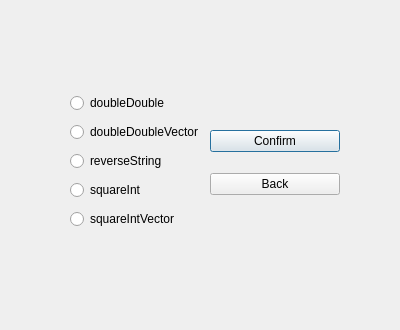
<?xml version="1.0" encoding="UTF-8"?>
<ui version="4.0">
 <class>GenericFunctionDialog</class>
 <widget class="QDialog" name="GenericFunctionDialog">
  <property name="geometry">
   <rect>
    <x>0</x>
    <y>0</y>
    <width>400</width>
    <height>330</height>
   </rect>
  </property>
  <property name="windowTitle">
   <string>Function Selection</string>
  </property>
  <widget class="QWidget" name="">
   <property name="geometry">
    <rect>
     <x>70</x>
     <y>90</y>
     <width>270</width>
     <height>145</height>
    </rect>
   </property>
   <layout class="QHBoxLayout" name="horizontalLayout_2">
    <item>
     <layout class="QHBoxLayout" name="horizontalLayout">
      <item>
       <layout class="QVBoxLayout" name="verticalLayout">
        <item>
         <widget class="QRadioButton" name="doubleDoubleButton">
          <property name="text">
           <string>doubleDouble</string>
          </property>
         </widget>
        </item>
        <item>
         <widget class="QRadioButton" name="doubleDoubleVectorButton">
          <property name="text">
           <string>doubleDoubleVector</string>
          </property>
         </widget>
        </item>
        <item>
         <widget class="QRadioButton" name="reverseStringButton">
          <property name="text">
           <string>reverseString</string>
          </property>
         </widget>
        </item>
        <item>
         <widget class="QRadioButton" name="squareIntButton">
          <property name="text">
           <string>squareInt</string>
          </property>
         </widget>
        </item>
        <item>
         <widget class="QRadioButton" name="squareIntVectorButton">
          <property name="text">
           <string>squareIntVector</string>
          </property>
         </widget>
        </item>
       </layout>
      </item>
     </layout>
    </item>
    <item>
     <layout class="QVBoxLayout" name="verticalLayout_2">
      <item>
       <spacer name="verticalSpacer">
        <property name="orientation">
         <enum>Qt::Vertical</enum>
        </property>
        <property name="sizeType">
         <enum>QSizePolicy::Fixed</enum>
        </property>
        <property name="sizeHint" stdset="0">
         <size>
          <width>10</width>
          <height>25</height>
         </size>
        </property>
       </spacer>
      </item>
      <item>
       <widget class="QPushButton" name="confirmButton">
        <property name="text">
         <string>Confirm</string>
        </property>
       </widget>
      </item>
      <item>
       <widget class="QPushButton" name="backButton">
        <property name="text">
         <string>Back</string>
        </property>
       </widget>
      </item>
      <item>
       <spacer name="verticalSpacer_2">
        <property name="orientation">
         <enum>Qt::Vertical</enum>
        </property>
        <property name="sizeType">
         <enum>QSizePolicy::Fixed</enum>
        </property>
        <property name="sizeHint" stdset="0">
         <size>
          <width>10</width>
          <height>25</height>
         </size>
        </property>
       </spacer>
      </item>
     </layout>
    </item>
   </layout>
  </widget>
 </widget>
 <resources/>
 <connections/>
</ui>
